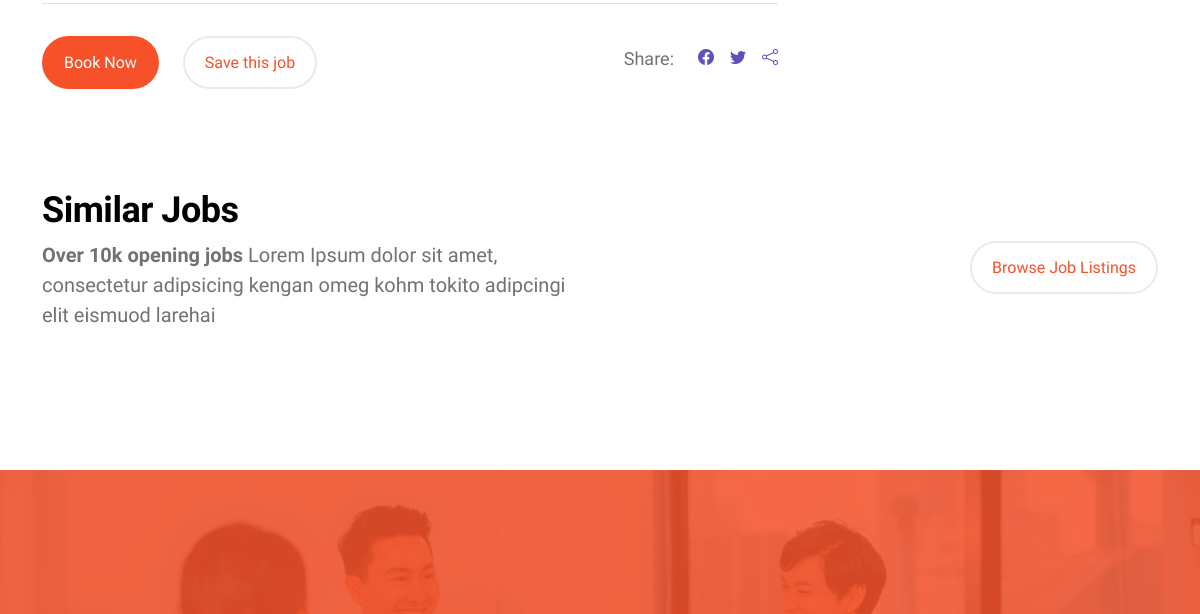
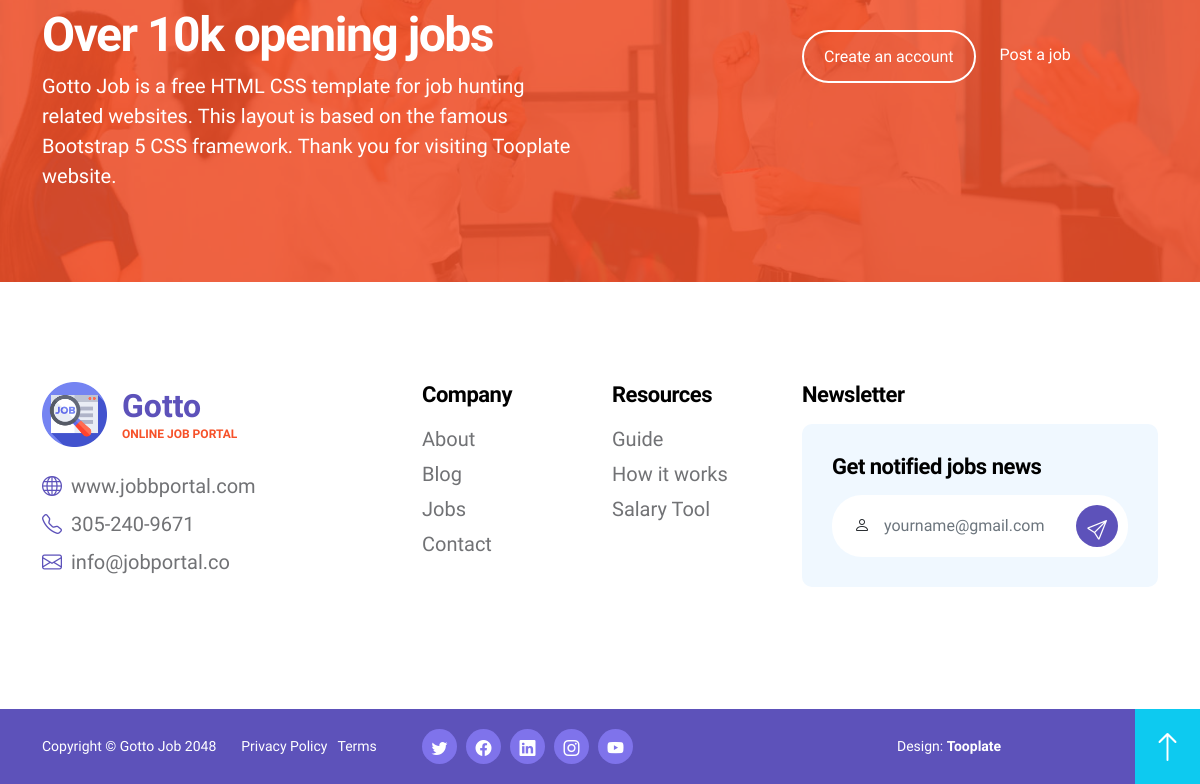
The app's page /details/1/ (lower part), older data (2 pictures, top to bottom).
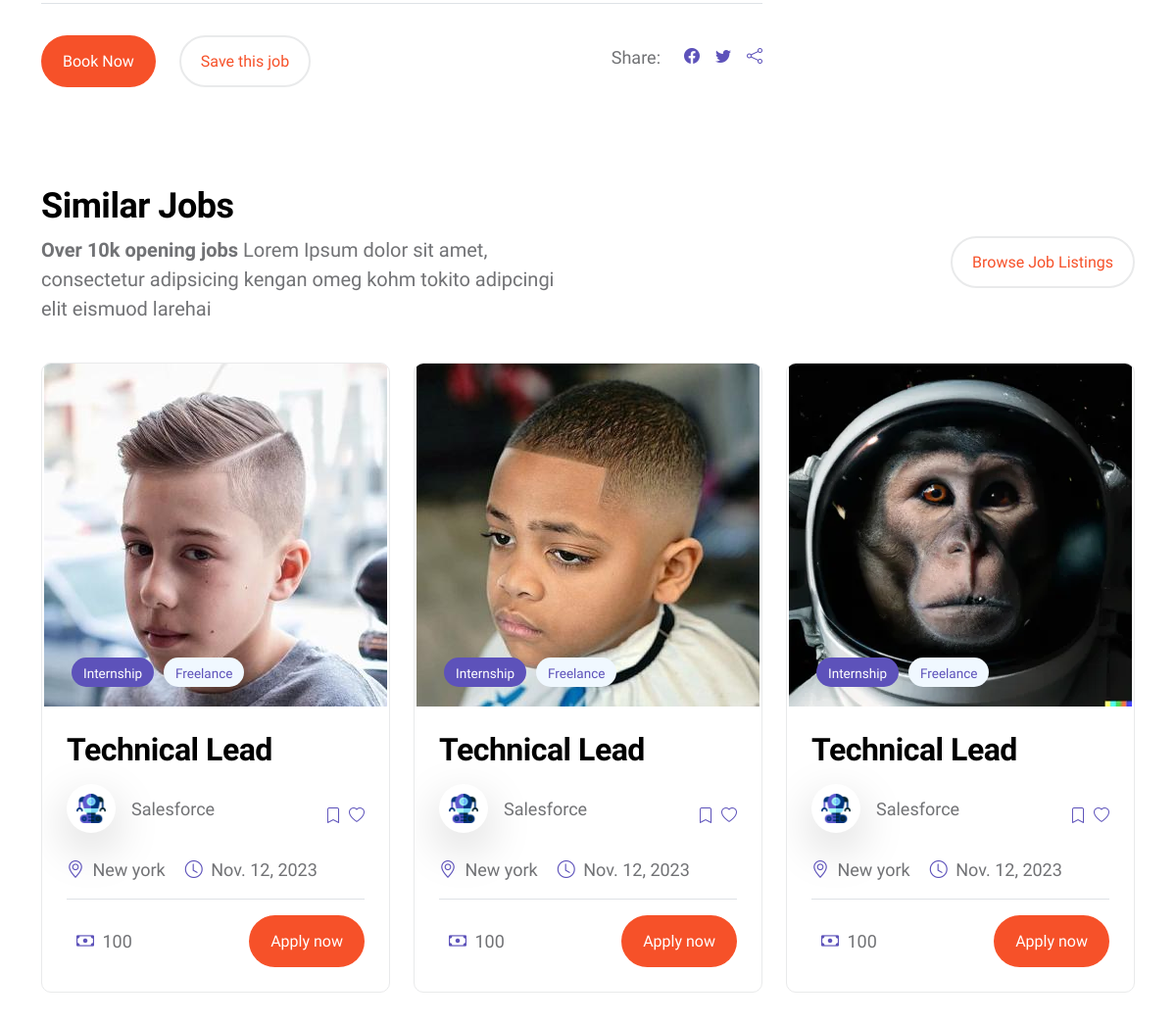
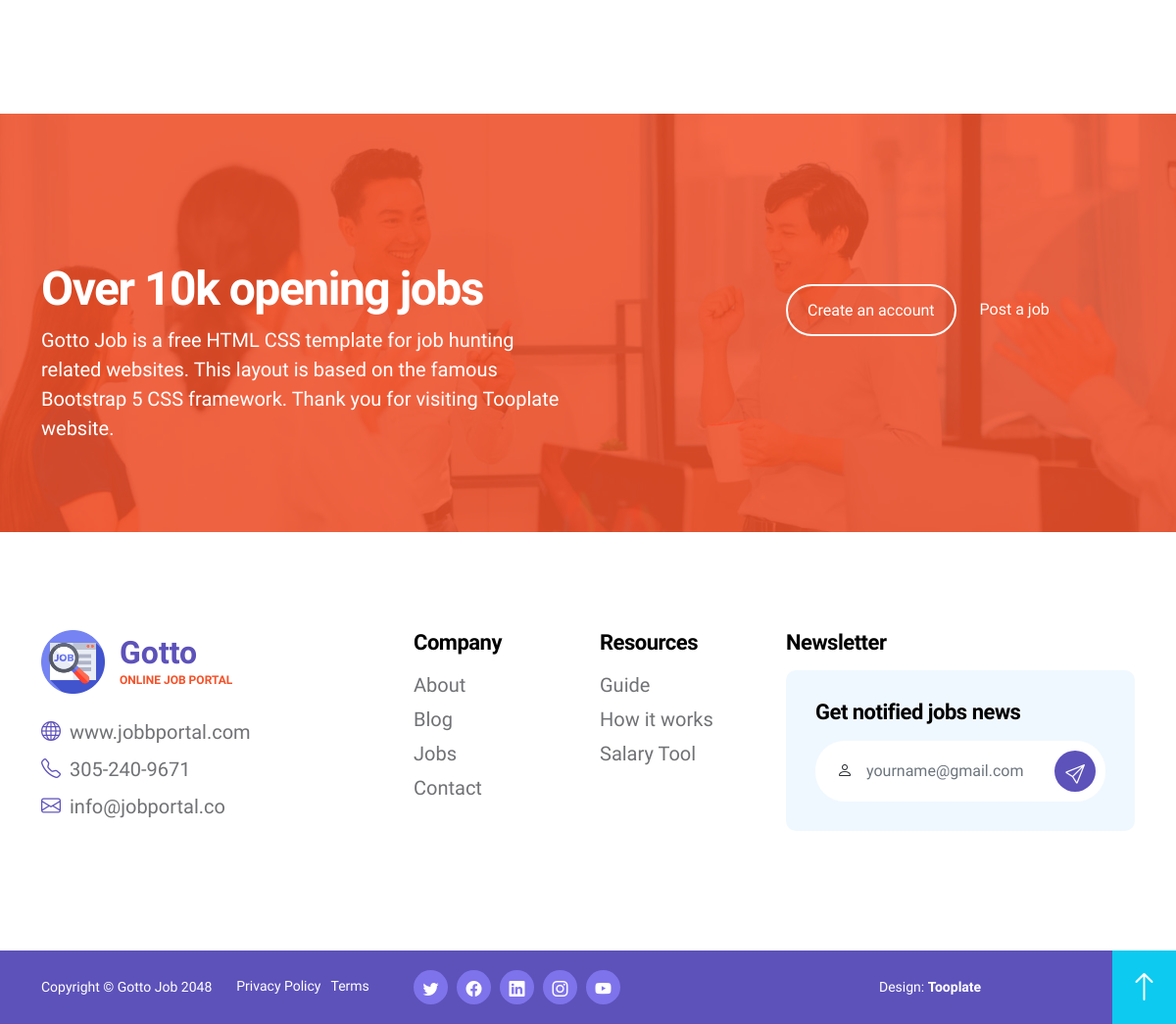
The same page, newer data (2 pictures, top to bottom).
### users/models.py (models this page shows, shortened)
class SlideImage(models.Model):
    slideproduct = models.ForeignKey(Details, on_delete=models.CASCADE)
    image = models.ImageField(upload_to='slide_images/')

class Details(models.Model):
    name = models.CharField(max_length=200)
    price = models.DecimalField(max_digits=10, decimal_places=False)
    experience = models.IntegerField(default=0)
    haircuts_per_day = models.IntegerField(default=0)
    description = models.TextField(blank=True)
    location = models.CharField(max_length=200, default='Unknown')
    date_posted = models.DateField(default=date.today)
    availability = models.BooleanField(default=True)
    image = models.ImageField(null=True, blank=True)
    followers = models.ManyToManyField(User, related_name='following', blank=True)
    followers_count = models.IntegerField(default=0)
    @property
    def imageURL(self):
        try:
            url = self.image.url
        except:
            url = ''
        return url

### users/views.py (the view)
# urls.py: path('details/<int:pk>/', user_views.details, name='details'),
def details(request, pk):
    detail = get_object_or_404(Details, pk=pk)
    slideimages = SlideImage.objects.filter(slideproduct=detail)
    current_follower_count = detail.followers.count()
    context = {
        "detail": detail,
        "slideimages": slideimages,
        "current_follower_count": current_follower_count,
    }
    return render(request, 'users/details.html', context)

### users/templates/users/details.html (shortened to what this page needs)
{% load static %}
<!doctype html>
<html lang="en">
    <head>
         <link rel="stylesheet" href="{% static 'vendor/bootstrap/css/bootstrap.min.css' %}">
         <link rel="stylesheet" href="{% static 'assets/css/bootstrap-icons.css' %}">
         <link rel="stylesheet" href="{% static 'vendor/bootstrap/css/owl.carousel.min.css' %}">
         <link rel="stylesheet" href="{% static 'vendor/bootstrap/css/owl.theme.default.min.css' %}">
         <link rel="stylesheet" href="{% static 'assets/css/tooplate-gotto-job.css' %}">
    </head>
    <body id="top">
        <main>
            <section class="job-section section-padding pb-0">
                <div class="container">
                    <div class="row">
                        <div class="col-lg-8 col-12">
                            <div class="job-thumb job-thumb-detail">
                                <div class="d-flex justify-content-center flex-wrap mt-5 border-top pt-4">
                                    {% if detail.availability %}
                                        <a href="{% url 'payment_pg'  %}" class="custom-btn btn mt-2">Book Now</a>
                                    {% else %}
                                        <a href="#" class="custom-btn btn mt-2">Busy</a>
                                    {% endif %}
                                    <a href="#" class="custom-btn custom-border-btn btn mt-2 ms-lg-4 ms-3">Save this job</a>
                                    <div class="job-detail-share d-flex align-items-center">
                                        <p class="mb-0 me-lg-4 me-3">Share:</p>
                                        <a href="#" class="bi-facebook"></a>
                                        <a href="#" class="bi-twitter mx-3"></a>
                                        <a href="#" class="bi-share"></a>
                                    </div>
                                </div>
                            </div>
                        </div>
                        <div class="col-lg-4 col-12 mt-5 mt-lg-0">
                        </div>
                    </div>
                </div>
            </section>
            <section class="job-section section-padding">
                <div class="container">
                    <div class="row align-items-center">
                        <div class="col-lg-6 col-12 mb-lg-4">
                            <h3>Similar Jobs</h3>
                            <p><strong>Over 10k opening jobs</strong> Lorem Ipsum dolor sit amet, consectetur adipsicing kengan omeg kohm tokito adipcingi elit eismuod larehai</p>
                        </div>
                        <div class="col-lg-4 col-12 d-flex ms-auto mb-5 mb-lg-4">
                            <a href="job-listings.html" class="custom-btn custom-border-btn btn ms-lg-auto">Browse Job Listings</a>
                        </div>
                        {% for slideimage in slideimages %}
                            <div class="col-lg-4 col-md-6 col-12">
                                <div class="job-thumb job-thumb-box">
                                    <div class="job-image-box-wrap">
                                        <a href=#>
                                            <img src="{{ slideimage.image.url }}" class="job-image img-fluid" alt="">
                                        </a>
                                        <div class="job-image-box-wrap-info d-flex align-items-center">
                                            <p class="mb-0">
                                                <a href="job-listings.html" class="badge badge-level">Internship</a>
                                            </p>
                                            <p class="mb-0">
                                                <a href="job-listings.html" class="badge">Freelance</a>
                                            </p>
                                        </div>
                                    </div>
                                    <div class="job-body">
                                        <h4 class="job-title">
                                            <a href=# class="job-title-link">Technical Lead</a>
                                        </h4>
                                        <div class="d-flex align-items-center">
                                            <div class="job-image-wrap d-flex align-items-center bg-white shadow-lg mt-2 mb-4">
                                                <img src="{{detail.imageURL}}" class="job-image me-3 img-fluid" alt="">
                                                <p class="mb-0">Salesforce</p>
                                            </div>
                                            <a href="#" class="bi-bookmark ms-auto me-2">
                                            </a>
                                            <a href="#" class="bi-heart">
                                            </a>
                                        </div>
                                        <div class="d-flex align-items-center">
                                            <p class="job-location">
                                                <i class="custom-icon bi-geo-alt me-1"></i>
                                                {{detail.location}}
                                            </p>
                                            <p class="job-date">
                                                <i class="custom-icon bi-clock me-1"></i>
                                                {{detail.date_posted}}
                                            </p>
                                        </div>
                                        <div class="d-flex align-items-center border-top pt-3">
                                            <p class="job-price mb-0">
                                                <i class="custom-icon bi-cash me-1"></i>
                                                {{detail.price}}
                                            </p>
                                            <a href=# class="custom-btn btn ms-auto">Apply now</a>
                                        </div>
                                    </div>
                                </div>
                            </div>
                        {% endfor %}
                    </div>
                </div>
            </section>
            <section class="cta-section">
                <div class="section-overlay"></div>
                <div class="container">
                    <div class="row">
                        <div class="col-lg-6 col-10">
                            <h2 class="text-white mb-2">Over 10k opening jobs</h2>
                            <p class="text-white">Gotto Job is a free HTML CSS template for job hunting related websites. This layout is based on the famous Bootstrap 5 CSS framework. Thank you for visiting Tooplate website.</p>
                        </div>
                        <div class="col-lg-4 col-12 ms-auto">
                            <div class="custom-border-btn-wrap d-flex align-items-center mt-lg-4 mt-2">
                                <a href="#" class="custom-btn custom-border-btn btn me-4">Create an account</a>
                                <a href="#" class="custom-link">Post a job</a>
                            </div>
                        </div>
                    </div>
                </div>
            </section>
        </main>
        <footer class="site-footer">
            <div class="container">
                <div class="row">
                    <div class="col-lg-4 col-md-6 col-12 mb-3">
                        <div class="d-flex align-items-center mb-4">
                            <img src="{% static 'assets/images/logo.png' %}" class="img-fluid logo-image">
                            <div class="d-flex flex-column">
                                <strong class="logo-text">Gotto</strong>
                                <small class="logo-slogan">Online Job Portal</small>
                            </div>
                        </div>
                        <p class="mb-2">
                            <i class="custom-icon bi-globe me-1"></i>
                            <a href="#" class="site-footer-link">
                                www.jobbportal.com
                            </a>
                        </p>
                        <p class="mb-2">
                            <i class="custom-icon bi-telephone me-1"></i>
                            <a href="tel: 305-240-9671" class="site-footer-link">
                                305-240-9671
                            </a>
                        </p>
                        <p>
                            <i class="custom-icon bi-envelope me-1"></i>
                            <a href="mailto:info@yourgmail.com" class="site-footer-link">
                                info@jobportal.co
                            </a>
                        </p>
                    </div>
                    <div class="col-lg-2 col-md-3 col-6 ms-lg-auto">
                        <h6 class="site-footer-title">Company</h6>
                        <ul class="footer-menu">
                            <li class="footer-menu-item"><a href="#" class="footer-menu-link">About</a></li>
                            <li class="footer-menu-item"><a href="#" class="footer-menu-link">Blog</a></li>
                            <li class="footer-menu-item"><a href="#" class="footer-menu-link">Jobs</a></li>
                            <li class="footer-menu-item"><a href="#" class="footer-menu-link">Contact</a></li>
                        </ul>
                    </div>
                    <div class="col-lg-2 col-md-3 col-6">
                        <h6 class="site-footer-title">Resources</h6>
                        <ul class="footer-menu">
                            <li class="footer-menu-item"><a href="#" class="footer-menu-link">Guide</a></li>
                            <li class="footer-menu-item"><a href="#" class="footer-menu-link">How it works</a></li>
                            <li class="footer-menu-item"><a href="#" class="footer-menu-link">Salary Tool</a></li>
                        </ul>
                    </div>
                    <div class="col-lg-4 col-md-8 col-12 mt-3 mt-lg-0">
                        <h6 class="site-footer-title">Newsletter</h6>
                        <form class="custom-form newsletter-form" action="#" method="post" role="form">
                            <h6 class="site-footer-title">Get notified jobs news</h6>
                            <div class="input-group">
                                <span class="input-group-text" id="basic-addon1"><i class="bi-person"></i></span>
                                <input type="text" name="newsletter-name" id="newsletter-name" class="form-control" placeholder="yourname@gmail.com" required>
                                <button type="submit" class="form-control">
                                    <i class="bi-send"></i>
                                </button>
                            </div>
                        </form>
                    </div>
                </div>
            </div>
            <div class="site-footer-bottom">
                <div class="container">
                    <div class="row">
                        <div class="col-lg-4 col-12 d-flex align-items-center">
                            <p class="copyright-text">Copyright © Gotto Job 2048</p>
                            <ul class="footer-menu d-flex">
                                <li class="footer-menu-item"><a href="#" class="footer-menu-link">Privacy Policy</a></li>
                                <li class="footer-menu-item"><a href="#" class="footer-menu-link">Terms</a></li>
                            </ul>
                        </div>
                        <div class="col-lg-5 col-12 mt-2 mt-lg-0">
                            <ul class="social-icon">
                                <li class="social-icon-item">
                                    <a href="#" class="social-icon-link bi-twitter"></a>
                                </li>
                                <li class="social-icon-item">
                                    <a href="#" class="social-icon-link bi-facebook"></a>
                                </li>
                                <li class="social-icon-item">
                                    <a href="#" class="social-icon-link bi-linkedin"></a>
                                </li>
                                <li class="social-icon-item">
                                    <a href="#" class="social-icon-link bi-instagram"></a>
                                </li>
                                <li class="social-icon-item">
                                    <a href="#" class="social-icon-link bi-youtube"></a>
                                </li>
                            </ul>
                        </div>
                        <div class="col-lg-3 col-12 mt-2 d-flex align-items-center mt-lg-0">
                            <p>Design: <a class="sponsored-link" rel="sponsored" href="https://www.tooplate.com" target="_blank">Tooplate</a></p>
                        </div>
                        <a class="back-top-icon bi-arrow-up smoothscroll d-flex justify-content-center align-items-center" href="#top"></a>
                    </div>
                </div>
            </div>
        </footer>
    </body>
</html>

Row changes from the older to the newer data that the page shows:
added SlideImage: image (picture), imageURL (picture)
now on this page (row unchanged): Details: location "New york", date_posted "Nov. 12, 2023", price "100"
added SlideImage: image (picture), imageURL (picture)
added SlideImage: image (picture), imageURL (picture)
